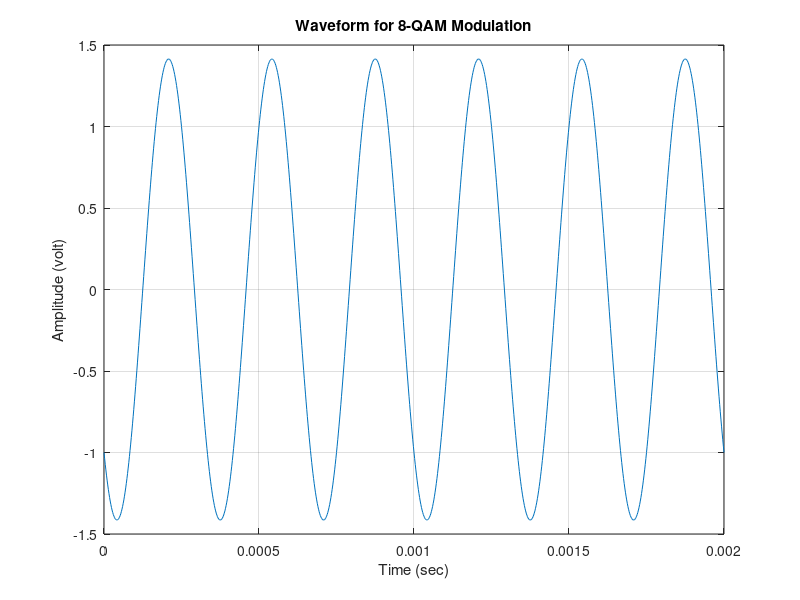
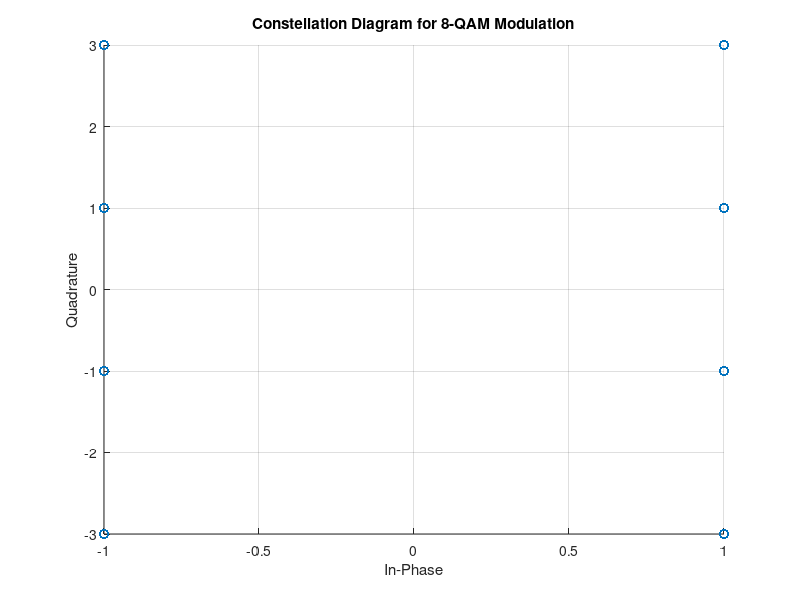

These figures' MATLAB source, in order:
% EE451 Communication Systems II Project | Group - 18

% 8-QAM Modulation

clc, clear, close all;

%% Parameters and Data
M = 8;
k = log2(M);
n = 6000;

% Generate random binary data
dataIn = randi([0, 1], 1, n);

% Convert bits to symbols
symbols = zeros(1, length(dataIn)/k);

for i = 1:length(symbols)
 bits = dataIn((i-1)*k + 1 : i*k);
 symbol = 0;
 for j = 1:k
  symbol = symbol + bits(j) * 2^(k-j);
 end
 symbols(i) = symbol;
end

%% Modulation

% Define the constellation points for 8-QAM
constellation = [1+1j, 1-1j, -1+1j, -1-1j, 1+3j, 1-3j, -1+3j, -1-3j];

% Map the binary data to the constellation points
constSymbols = constellation(symbols + 1);

% Modulate symbols
sp = 2e-3;
f = 3000;
Qn = 1000;

t = 0 : sp/Qn : sp;
Y = zeros(1, length(constSymbols)*length(t));

for i = 1:length(constSymbols)
 Y((i-1)*length(t) + 1 : i*length(t)) = constSymbols(i) .* cos(2 * pi * f * t) + constSymbols(i) .* sin(2 * pi * f * t);
end

%% Plotting
% Waveform
tt = t;
figure;
plot(tt, Y(1:length(tt)));
title('Waveform for 8-QAM Modulation');
xlabel('Time (sec)');
ylabel('Amplitude (volt)');
grid on;

% Constellation
figure;
scatter(real(constSymbols), imag(constSymbols));
title('Constellation Diagram for 8-QAM Modulation');
xlabel('In-Phase');
ylabel('Quadrature');
grid on;




